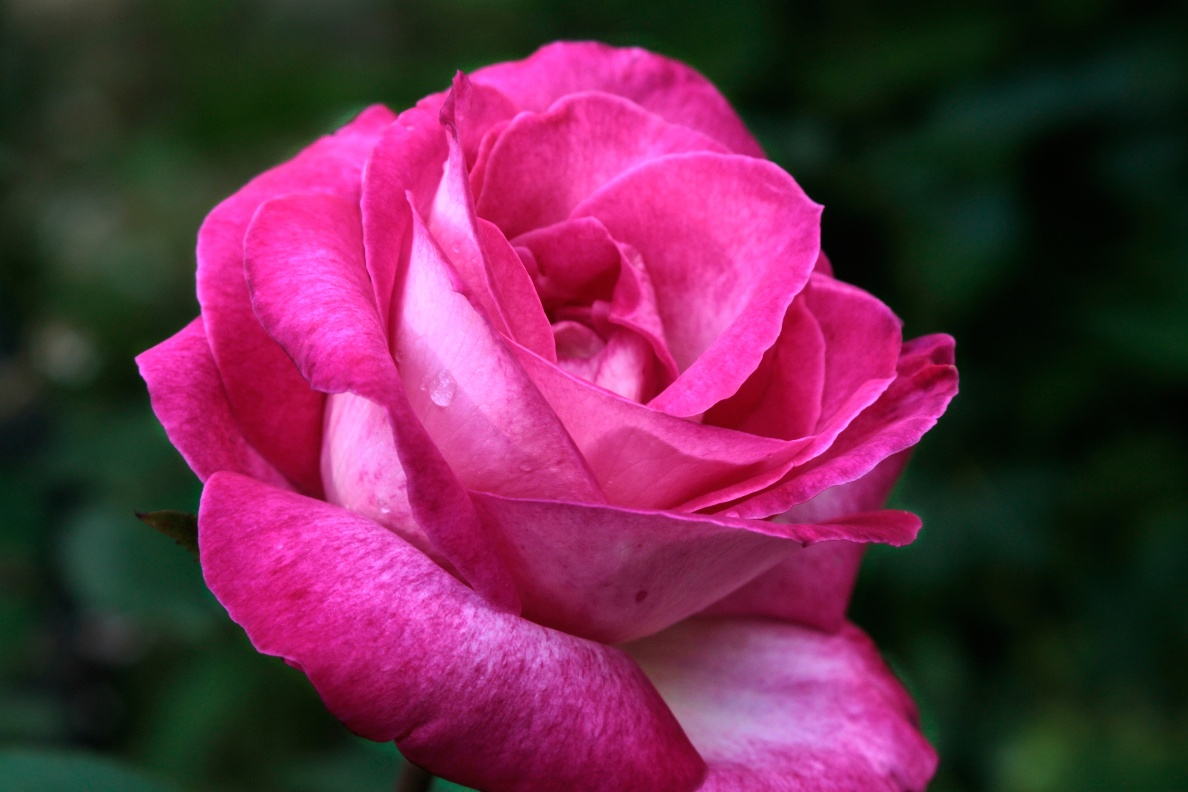
#> input picture 2_image_formation/rose.png, 1188 x 792 px
$ python 02_transformation.py
#> lines starting #> are read from the running program, lines starting #| are printed output that depends on the picture
import cv2
import numpy as np
import matplotlib.pyplot as plt

# 1. 이미지 로드
img = cv2.imread('rose.png')
#> img is the input picture: shape (792, 1188, 3); mean B, G, R 74.2, 43.7, 103.8

if img is None:
    print("이미지를 찾을 수 없습니다.")
else:
    h, w = img.shape[:2]
#> h = 792; w = 1188
    center = (w / 2, h / 2)
#> center = (594, 396)

    # 2. 회전 및 크기 조절 행렬 생성 (+30도, 0.8배)
    M = cv2.getRotationMatrix2D(center, 30, 0.8)

    # 3. 평행이동 적용 (x:+80, y:-40)
    M[0, 2] += 80
    M[1, 2] -= 40

    # 4. Affine 변환 적용
    dst = cv2.warpAffine(img, M, (w, h), flags=cv2.INTER_LINEAR)
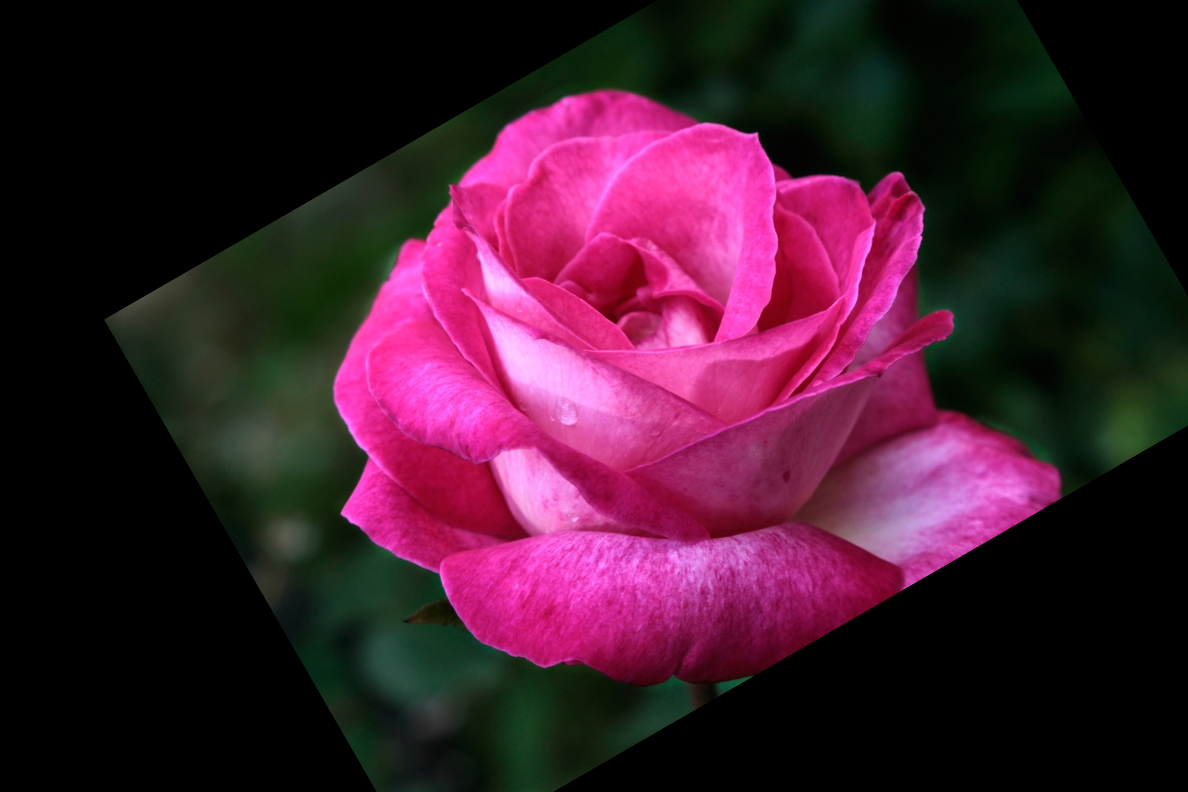
#> dst: shape (792, 1188, 3); mean B, G, R 46.7, 26.6, 66

    # 5. Matplotlib을 사용하여 동시에 시각화
    plt.figure(figsize=(12, 6))

    # 왼쪽: 원본 이미지
    plt.subplot(1, 2, 1)
    plt.imshow(cv2.cvtColor(img, cv2.COLOR_BGR2RGB))
    plt.title('Original Image')
    plt.axis('off')

    # 오른쪽: 변환된 이미지
    plt.subplot(1, 2, 2)
    plt.imshow(cv2.cvtColor(dst, cv2.COLOR_BGR2RGB))
    plt.title('Rotation + Scale + Translation')
    plt.axis('off')

    plt.tight_layout()
    plt.show()
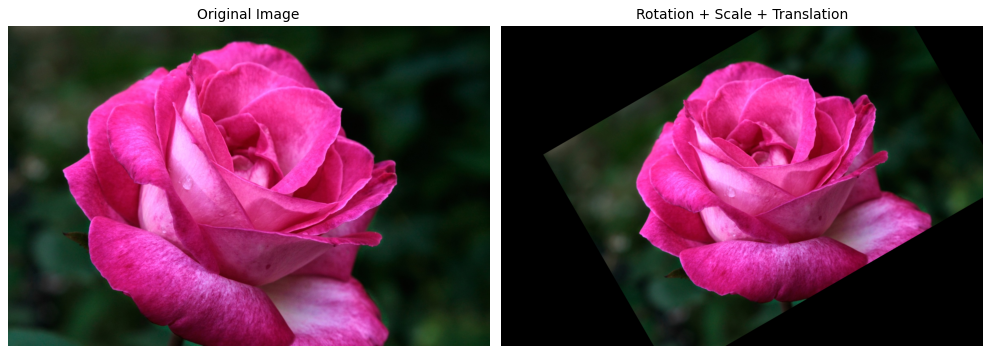
#> figure drawn by matplotlib, 2 panels
